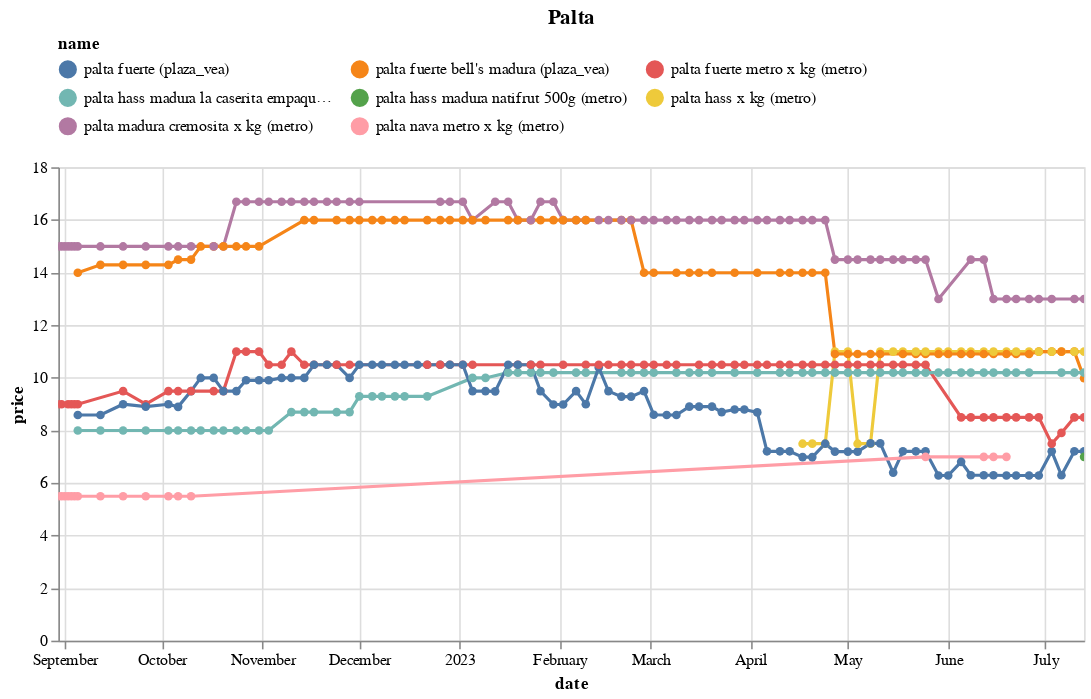

Notebook cell for this chart:
### Code cell
(df
 .loc[df.name.isin(names)]
 .pipe(alt.Chart)
 .mark_line(point=True)
 .encode(x='date', y='price', color='name', tooltip=['name','price'])
 .properties(width=650, title='Palta')
 .interactive()
 .configure_legend(orient='top', columns=3)
)

### Figure 1 — Vega-Lite specification as saved in the notebook (floating-point values rounded to 4 significant figures; data arrays with more than 128 entries replaced by an {"elided": "..."} marker saying what was removed)
{"config": {"view": {"continuousWidth": 300, "continuousHeight": 300}, "legend": {"columns": 3, "orient": "top"}}, "data": {"name": "data-e338657a97640e2da0a846b9d309d587"}, "mark": {"type": "line", "point": true}, "encoding": {"color": {"field": "name", "type": "nominal"}, "tooltip": [{"field": "name", "type": "nominal"}, {"field": "price", "type": "quantitative"}], "x": {"field": "date", "type": "temporal"}, "y": {"field": "price", "type": "quantitative"}}, "params": [{"name": "param_14", "select": {"type": "interval", "encodings": ["x", "y"]}, "bind": "scales"}], "title": "Palta", "width": 650, "$schema": "https://vega.github.io/schema/vega-lite/v5.8.0.json", "datasets": {"data-e338657a97640e2da0a846b9d309d587": {"elided": "429 records"}}}
